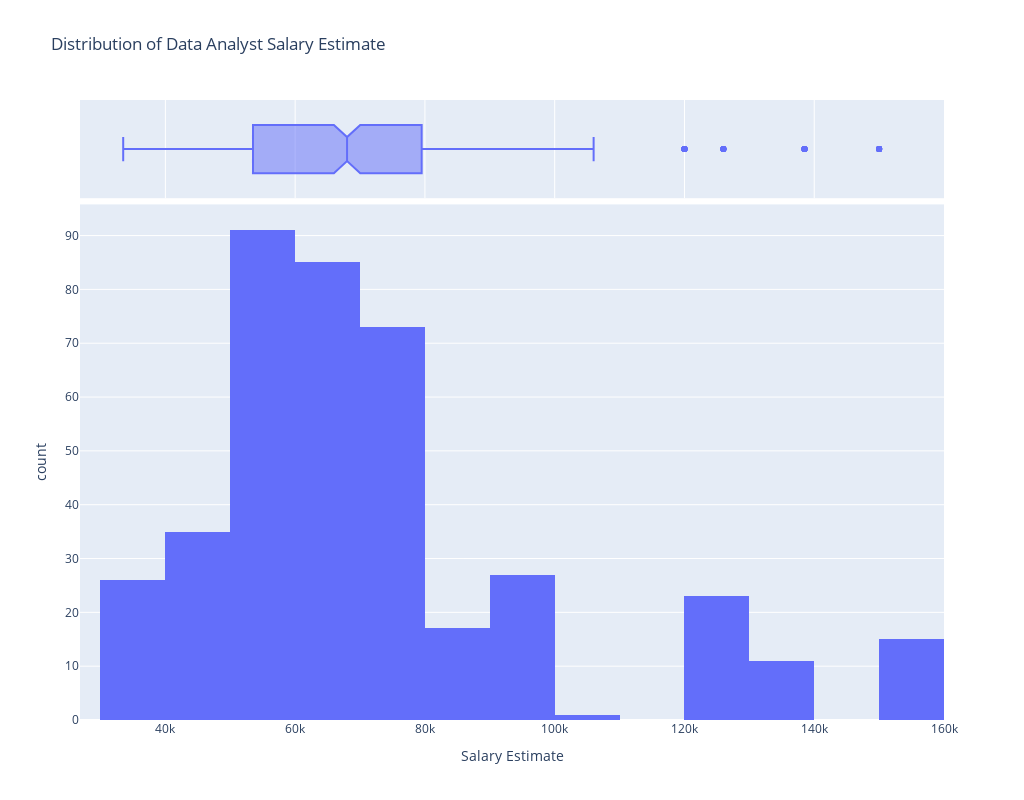

Notebook cell for this chart:
### Markdown cell above
### Data Analyst Salaries Distribution

### Code cell
datanalyst=df[df['Job Title']=='Data Analyst']
fig=px.histogram(datanalyst,x='Salary Estimate',marginal='box',title='Distribution of Data Analyst Salary Estimate', width=1024, height=800)
fig.show()

### Figure 1 — Plotly figure (JSON) as saved in the notebook; plotly's stock layout.template omitted (floating-point values rounded to 4 significant figures; data arrays with more than 128 entries replaced by an {"elided": "..."} marker saying what was removed)
{"data": [{"alignmentgroup": "True", "bingroup": "x", "hovertemplate": "Salary Estimate=%{x}<br>count=%{y}<extra></extra>", "legendgroup": "", "marker": {"color": "#636efa"}, "name": "", "offsetgroup": "", "orientation": "v", "showlegend": false, "type": "histogram", "x": {"elided": "404 int values"}, "xaxis": "x", "yaxis": "y"}, {"alignmentgroup": "True", "hovertemplate": "Salary Estimate=%{x}<extra></extra>", "legendgroup": "", "marker": {"color": "#636efa"}, "name": "", "notched": true, "offsetgroup": "", "showlegend": false, "type": "box", "x": {"elided": "404 int values"}, "xaxis": "x2", "yaxis": "y2"}], "layout": {"barmode": "relative", "height": 800, "legend": {"tracegroupgap": 0}, "title": {"text": "Distribution of Data Analyst Salary Estimate"}, "width": 1024, "xaxis": {"anchor": "y", "domain": [0, 1], "title": {"text": "Salary Estimate"}}, "xaxis2": {"anchor": "y2", "domain": [0, 1], "matches": "x", "showgrid": true, "showticklabels": false}, "yaxis": {"anchor": "x", "domain": [0, 0.8316], "title": {"text": "count"}}, "yaxis2": {"anchor": "x2", "domain": [0.8416, 1], "matches": "y2", "showgrid": false, "showline": false, "showticklabels": false, "ticks": ""}}}
